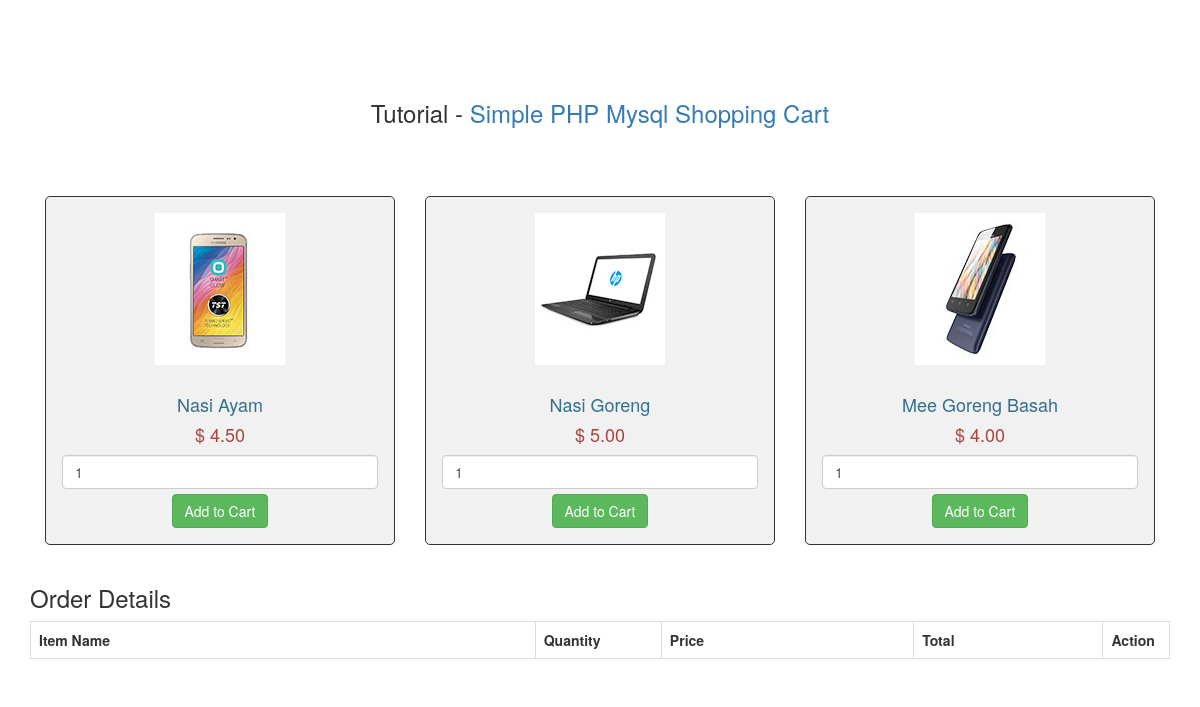
The page /cozastore/cart.php on the database as committed earlier.
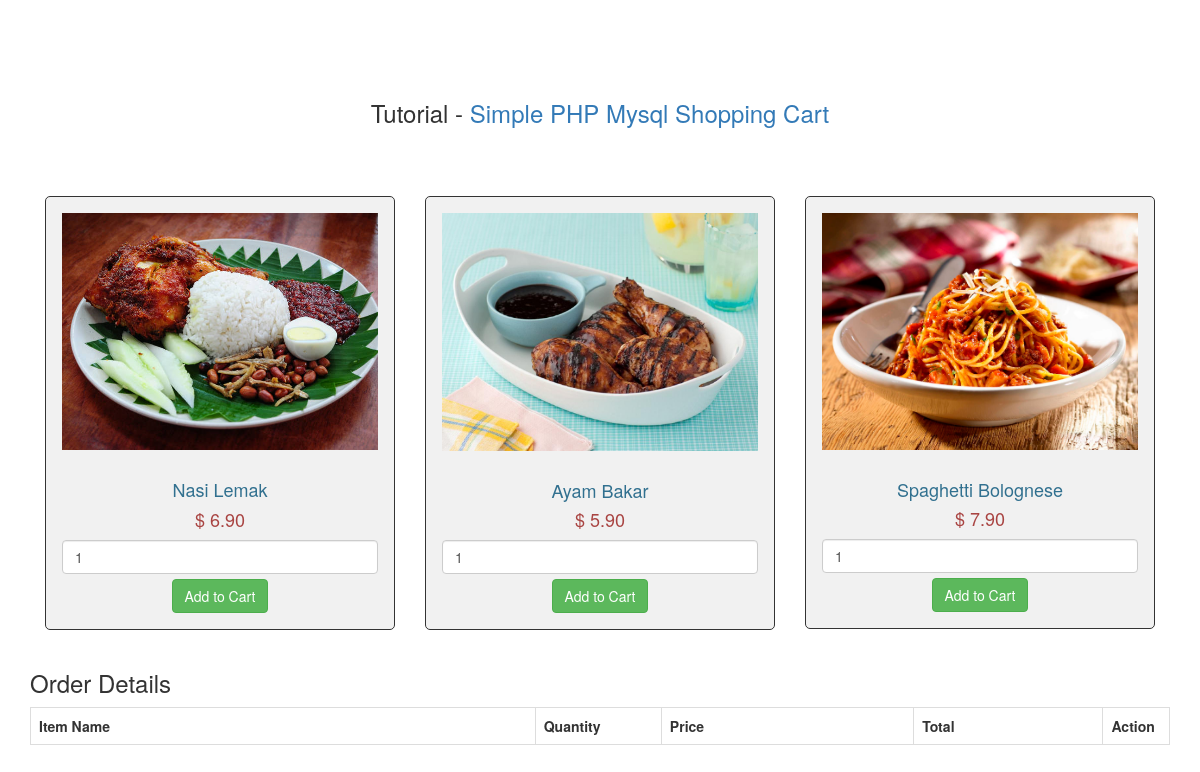
The same page on the database as committed later.
### tables this page shows
CREATE TABLE `tbl_product` (
  `id` int(11) NOT NULL,
  `name` varchar(255) NOT NULL,
  `image` varchar(255) NOT NULL,
  `price` double(10,2) NOT NULL
);

### cozastore/cart.php (the view, shortened to what this page needs)
<?php
$connect = mysqli_connect("localhost", "root", "", "food4u");
?>
<!DOCTYPE html>
<html>
	<head>
		<link rel="stylesheet" href="https://maxcdn.bootstrapcdn.com/bootstrap/3.3.6/css/bootstrap.min.css" />
	</head>
	<body>
		<br />
		<div class="container">
			<br />
			<br />
			<br />
			<h3 align="center">Tutorial - <a href="http://www.webslesson.info/2016/08/simple-php-mysql-shopping-cart.html" title="Simple PHP Mysql Shopping Cart">Simple PHP Mysql Shopping Cart</a></h3><br />
			<br /><br />
			<?php
				$query = "SELECT * FROM tbl_product ORDER BY id ASC";
				$result = mysqli_query($connect, $query);
				if(mysqli_num_rows($result) > 0)
				{
					while($row = mysqli_fetch_array($result))
					{
				?>
			<div class="col-md-4">
				<form method="post" action="cart.php?action=add&id=<?php echo $row["id"]; ?>">
					<div style="border:1px solid #333; background-color:#f1f1f1; border-radius:5px; padding:16px;" align="center">
					<img src="images/<?php echo $row["image"]; ?>" class="img-responsive" /><br />
					<h4 class="text-info"><?php echo $row["name"]; ?></h4>
					<h4 class="text-danger">$ <?php echo $row["price"]; ?></h4>
					<input type="text" name="quantity" value="1" class="form-control" />
	<input type="submit" name="add_to_cart" style="margin-top:5px;" class="btn btn-success" value="Add to Cart" />
					</div>
				</form>
			</div>
			<?php
					}
				}
			?>
			<br />
			<h3>Order Details</h3>
			<div class="table-responsive">
				<table class="table table-bordered">
					<tr>
						<th width="40%">Item Name</th>
						<th width="10%">Quantity</th>
						<th width="20%">Price</th>
						<th width="15%">Total</th>
						<th width="5%">Action</th>
					</tr>
				</table>
			</div>
		</div>
	<br />
	</body>
</html>

Rows that differ between the two databases and show on the page:
changed tbl_product: image: a different picture; name "Nasi Ayam" → "Nasi Lemak"; price "4.50" → "6.90"
changed tbl_product: image: a different picture; name "Nasi Goreng" → "Ayam Bakar"; price "5.00" → "5.90"
changed tbl_product: image: a different picture; name "Mee Goreng Basah" → "Spaghetti Bolognese"; price "4.00" → "7.90"
